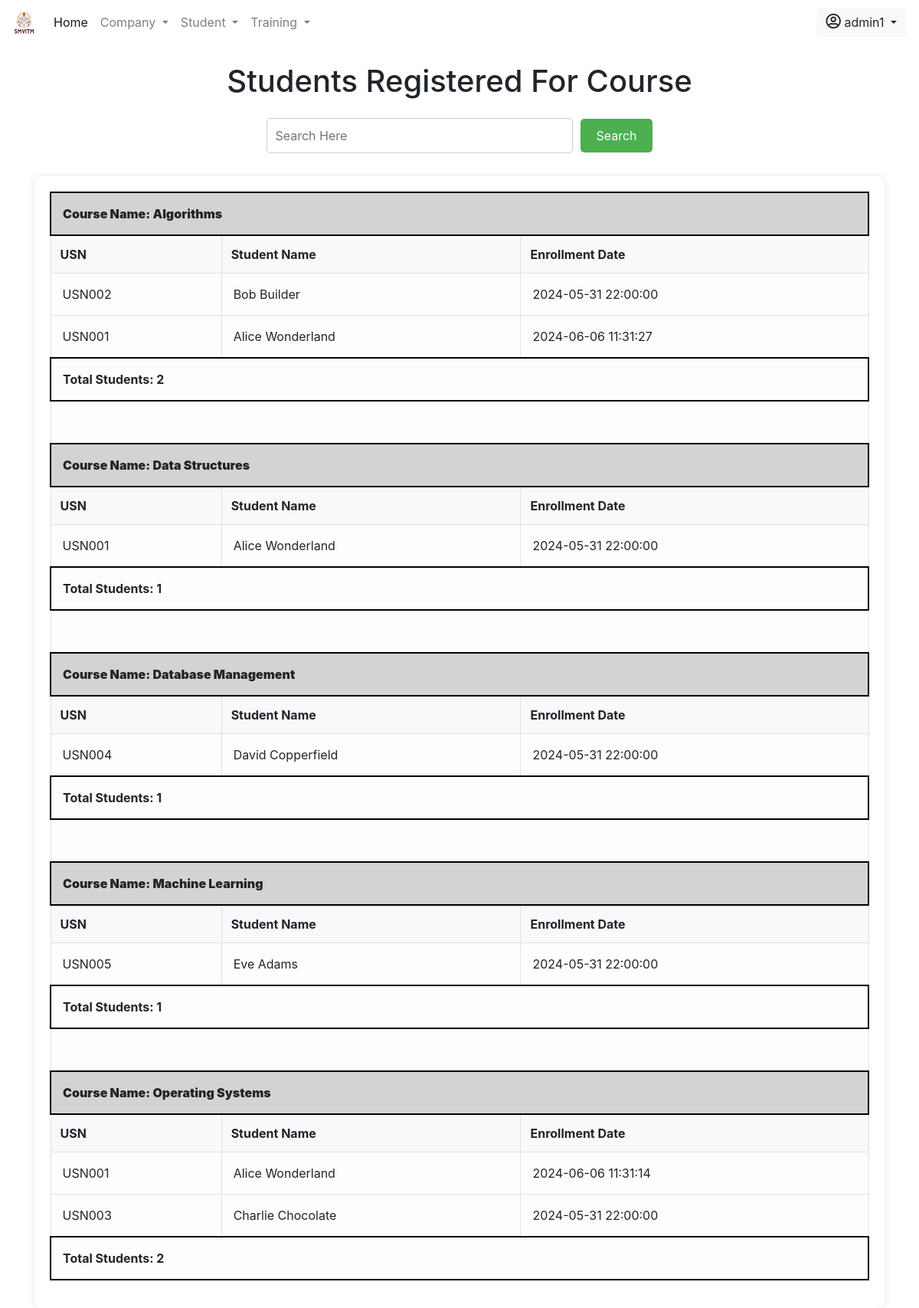
Page /admin/studentcourse.php (signed in) on the committed database.
### tables this page shows
CREATE TABLE `join_course` (
  `id` int(11) NOT NULL,
  `course_name` varchar(255) NOT NULL,
  `enrollment_date` timestamp NOT NULL DEFAULT current_timestamp(),
  `student_name` varchar(100) NOT NULL,
  `usn` varchar(20) NOT NULL
);

CREATE TABLE `studentlogin` (
  `usn` varchar(20) NOT NULL,
  `uname` varchar(10) NOT NULL,
  `pwd` varchar(10) NOT NULL,
  `fname` varchar(15) NOT NULL,
  `lname` varchar(15) NOT NULL,
  `email` varchar(40) NOT NULL,
  `phone` varchar(12) NOT NULL,
  `secque` varchar(100) NOT NULL,
  `secans` varchar(100) NOT NULL,
  `course` varchar(100) DEFAULT NULL,
  `branch` varchar(100) DEFAULT NULL,
  `percentage` varchar(10) DEFAULT NULL,
  `yop` varchar(10) DEFAULT NULL,
  `sslc` varchar(100) DEFAULT NULL,
  `puc` varchar(100) DEFAULT NULL
);

### admin/studentcourse.php (the view, shortened to what this page needs)
<!DOCTYPE html>
<html lang="en">
<head>
    <?php include_once 'includes/head.php'; ?>
</head>
<body>
    <?php include_once 'includes/nav.php'; ?>
    <div class="container" style="z-index: 2;">
        <h1 class="form-row justify-content-center mt-4">Students Registered For Course</h1>
        <div class="search-container mt-4">
            <form method="GET">
                <input type="text" name="search" placeholder="Search Here">
                <button type="submit">Search</button>
            </form>
        </div>
        <div class="table-container">
            <div class="table-responsive">
                <table class="table table-hover table-borderless table-light">
                    <tbody>
                    <thead>
                    <?php
                    include_once 'includes/db.inc.php';
                    if (isset($_GET['search'])) {
                        $search = mysqli_real_escape_string($conn, $_GET['search']);
                        $sql = "SELECT jc.course_name, jc.enrollment_date, sl.usn, sl.fname, sl.lname
                                FROM join_course jc
                                LEFT JOIN studentlogin sl ON jc.usn = sl.usn
                                WHERE jc.course_name LIKE '%$search%' OR sl.fname LIKE '%$search%' OR sl.lname LIKE '%$search%'
                                ORDER BY jc.course_name;";
                    } else {
                        $sql = "SELECT jc.course_name, jc.enrollment_date, sl.usn, sl.fname, sl.lname
                                FROM join_course jc
                                LEFT JOIN studentlogin sl ON jc.usn = sl.usn
                                ORDER BY jc.course_name;";
                    }
                    $res = mysqli_query($conn, $sql);
                    $currentCourse = '';
                    $studentCount = 0;
                    while ($row = mysqli_fetch_assoc($res)) {
                        if ($row['course_name'] != $currentCourse) {
                            if ($currentCourse != '') {
                                echo '<tr class="bold-row"><td colspan="4" class="total-students-right"><strong>Total Students: ' . $studentCount . '</strong></td></tr>';
                                echo '<tr><td colspan="4">&nbsp;</td></tr>';
                            }
                            $currentCourse = $row['course_name'];
                            $studentCount = 0;
                            echo '<tr><td colspan="4" class="course-name"><strong>Course Name: ' . $currentCourse . '</strong></td></tr>';
                            echo '<tr><th>USN</th><th>Student Name</th><th>Enrollment Date</th></tr>';
                        }
                        $studentCount++;
                        $studentName = $row['fname'] . ' ' . $row['lname'];
                        echo '<tr>';
                        echo '<td>' . $row['usn'] . '</td>';
                        echo '<td>' . $studentName . '</td>';
                        echo '<td>' . $row['enrollment_date'] . '</td>';
                        echo '</tr>';
                    }
                    if ($currentCourse != '') {
                        echo '<tr class="bold-row"><td colspan="4" class="total-students-right"><strong>Total Students: ' . $studentCount . '</strong></td></tr>';
                    }
                    ?>
                    </thead>
                    </tbody>
                </table>
            </div>
        </div>
    </div>
</body>
</html>

### admin/studentcourse.php (style rules this page uses)
.search-container { display: flex; justify-content: center; margin-bottom: 20px; }
.search-container form { display: flex; align-items: center; }
.search-container input[type=text] { padding: 10px; width: 400px; border-radius: 5px; border: 1px solid #ccc; font-size: 16px; outline: none; }
.search-container button { padding: 10px 20px; border-radius: 5px; background-color: #4CAF50; color: white; border: none; cursor: pointer; font-size: 16px; margin-left: 10px; }
.table-container { margin-top: 30px; background-color: #fff; padding: 20px; border-radius: 10px; box-shadow: 0 0 10px rgba(0, 0, 0, 0.1); }
.table thead th { background-color: #f8f9fa; font-weight: bold; border-bottom: 1px solid #dee2e6; border-top: 1px solid #dee2e6; border-right: 1px solid #dee2e6; }
.table thead th:first-child { border-left: 1px solid #dee2e6; }
.table thead th:last-child { border-right:1px solid #dee2e6 ; }
.table td, .table th { vertical-align: middle; border-right: 1px solid #dee2e6; }
.table td:last-child, .table th:last-child { border-right: 1px solid #dee2e6; }
.table td:first-child, .table th:first-child { border-left: 1px solid #dee2e6; }
.table td { padding: 15px; border-top: 1px solid #dee2e6; }
.table td { padding: 15px; border-bottom: 1px solid #dee2e6; }
.bold-row { border-top: 2px solid #dee2e6; border-bottom: 2px solid #dee2e6; border-left: 2px solid #dee2e6; border-right: 2px solid #dee2e6; border-color: black; }
.course-name { font-weight: bold; background-color: lightgray; border: 2px solid black !important; margin-bottom: 2px !important; }

### rows in the picture
join_course: course_name "Algorithms", studentlogin.usn "USN002", studentlogin.fname+lname "Bob Builder", enrollment_date "2024-05-31 22:00:00"
join_course: studentlogin.usn "USN001", studentlogin.fname+lname "Alice Wonderland", enrollment_date "2024-06-06 11:31:27"
join_course: studentCount "2", course_name "Data Structures", studentlogin.usn "USN001", studentlogin.fname+lname "Alice Wonderland", enrollment_date "2024-05-31 22:00:00"
join_course: studentCount "1", course_name "Database Management", studentlogin.usn "USN004", studentlogin.fname+lname "David Copperfield", enrollment_date "2024-05-31 22:00:00"
join_course: studentCount "1", course_name "Machine Learning", studentlogin.usn "USN005", studentlogin.fname+lname "Eve Adams", enrollment_date "2024-05-31 22:00:00"
join_course: studentCount "1", course_name "Operating Systems", studentlogin.usn "USN001", studentlogin.fname+lname "Alice Wonderland", enrollment_date "2024-06-06 11:31:14"
join_course: studentlogin.usn "USN003", studentlogin.fname+lname "Charlie Chocolate", enrollment_date "2024-05-31 22:00:00"

### other values in the picture
$_SESSION['username'] "admin1"
$studentCount "2"
